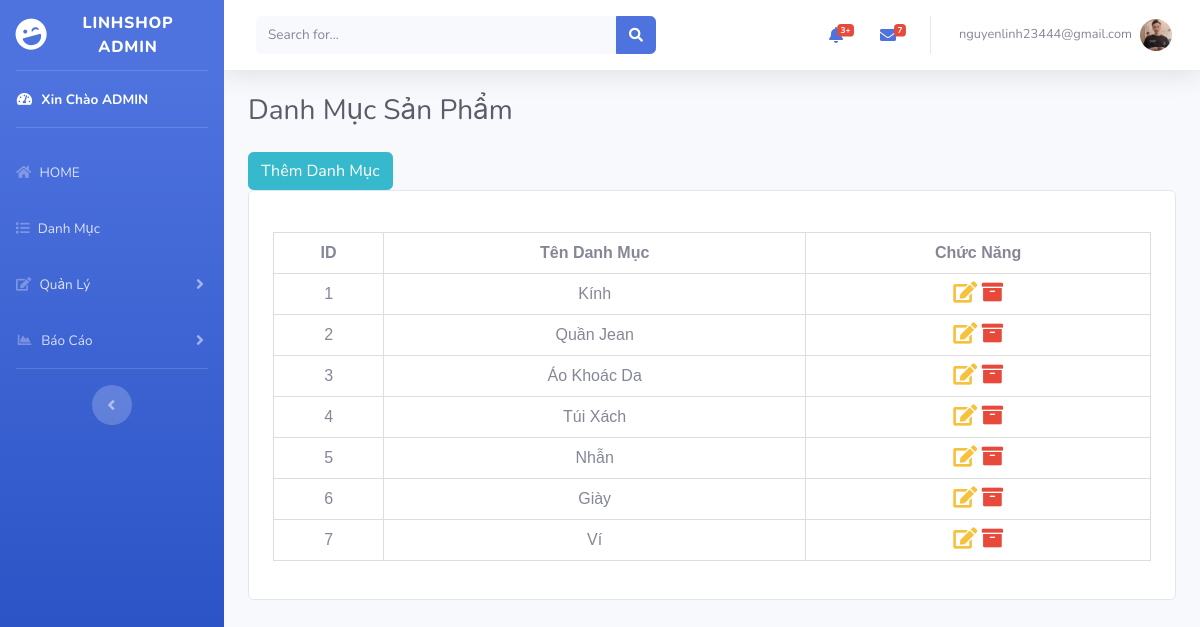
Page /index.php?controllers=catagory&action=catagoryproduct (signed in) on the committed database.
### tables this page shows
CREATE TABLE `catalog` (
  `id` int(11) NOT NULL,
  `name` varchar(128) NOT NULL
);

### Controllers/admin/Catagorycontrollers.php (called while the page is built, shortened)
<?php
include './Model/admin/Catagorymodel.php';
class Catagorycontrollers
{
   function catagoryindex()
   {
      $obj = new Catagorymodel();
      $object = $obj->getAll();
      include './Views/Catagory/catagory.php';
   }
}

### Model/admin/Catagorymodel.php (called while the page is built, shortened)
<?php
include './db.php';
class Catagorymodel
{
   private $table = 'catalog';
   function getAll()
   {
      global $connect;
      $sql = "SELECT * FROM $this->table";
      $stmt = $connect->query($sql);
      $stmt->setFetchMode(PDO::FETCH_OBJ);
      $rows = $stmt->fetchAll();
      return $rows;
   }
}

### Views/Catagory/catagory.php (the view, shortened to what this page needs)
<?php
isset($_SESSION['admin']) ? $admin = $_SESSION['admin'] : [];
?>
<!DOCTYPE html>
<html lang="en">
<head>
   <link href="public/vendor/fontawesome-free/css/all.min.css" rel="stylesheet" type="text/css">
   <link href="public/css/sb-admin-2.min.css" rel="stylesheet">
</head>
<body id="page-top">
   <div id="wrapper">
      <ul class="navbar-nav bg-gradient-primary sidebar sidebar-dark accordion" id="accordionSidebar">
         <a class="sidebar-brand d-flex align-items-center justify-content-center" href="index.php?controllers=home&action=indexhome">
            <div class="sidebar-brand-icon rotate-n-15">
               <i class="fas fa-laugh-wink"></i>
            </div>
            <div class="sidebar-brand-text mx-3">LINHSHOP Admin <sup></sup></div>
         </a>
         <hr class="sidebar-divider my-0">
         <li class="nav-item active">
            <a class="nav-link" href="#">
               <i class="fas fa-fw fa-tachometer-alt"></i>
               <span>Xin Chào ADMIN</span></a>
         </li>
         <hr class="sidebar-divider">
         <li class="nav-item">
            <a class="nav-link collapsed" href="index.php?controllers=home&action=indexhome" data-toggle="" data-target="#collapsePages" aria-expanded="true" aria-controls="collapsePages">
               <i class="fas fa-home"></i>
               <span>HOME</span>
            </a>
         </li>
         <li class="nav-item">
				<a class="nav-link collapsed" href="index.php?controllers=catagory&action=catagoryproduct" data-toggle="" data-target="#collapsePages" aria-expanded="true" aria-controls="collapsePages">
					<i class="fas fa-list"></i>
					<span>Danh Mục</span>
				</a>
			</li>
         <li class="nav-item">
            <a class="nav-link collapsed" href="#" data-toggle="collapse" data-target="#collapseTwo" aria-expanded="true" aria-controls="collapseTwo">
               <i class="fas fa-edit"></i>
               <span>Quản Lý</span>
            </a>
         </li>
         <li class="nav-item">
            <a class="nav-link collapsed" href="#" data-toggle="collapse" data-target="#collapseUtilities" aria-expanded="true" aria-controls="collapseUtilities">
               <i class="fas fa-fw fa-chart-area"></i>
               <span>Báo Cáo</span>
            </a>
         </li>
         <hr class="sidebar-divider">
         <div class="text-center d-none d-md-inline">
            <button class="rounded-circle border-0" id="sidebarToggle"></button>
         </div>
      </ul>
      <div id="content-wrapper" class="d-flex flex-column">
         <div id="content">
            <nav class="navbar navbar-expand navbar-light bg-white topbar mb-4 static-top shadow">
               <form class="d-none d-sm-inline-block form-inline mr-auto ml-md-3 my-2 my-md-0 mw-100 navbar-search" action="index.php?controllers=catagory&action=searchcatagory" method="post">
                  <div class="input-group">
                     <input type="text" class="form-control bg-light border-0 small" name="search" placeholder="Search for..." aria-label="Search" aria-describedby="basic-addon2">
                     <div class="input-group-append">
                        <button class="btn btn-primary" type="submit">
                           <i class="fas fa-search fa-sm"></i>
                        </button>
                     </div>
                  </div>
               </form>
               <li class="nav-item dropdown no-arrow mx-1">
                  <a class="nav-link dropdown-toggle" href="#" id="alertsDropdown" role="button" data-toggle="dropdown" aria-haspopup="true" aria-expanded="false">
                     <i class="fas fa-bell fa-fw"></i>
                     <span class="badge badge-danger badge-counter">3+</span>
                  </a>
               </li>
               <li class="nav-item dropdown no-arrow mx-1">
                  <a class="nav-link dropdown-toggle" href="#" id="messagesDropdown" role="button" data-toggle="dropdown" aria-haspopup="true" aria-expanded="false">
                     <i class="fas fa-envelope fa-fw"></i>
                     <span class="badge badge-danger badge-counter">7</span>
                  </a>
               </li>
               <li class="nav-item dropdown no-arrow">
               <a class="nav-link dropdown-toggle" href="#" id="userDropdown" role="button" data-toggle="dropdown" aria-haspopup="true" aria-expanded="false">
							<?php if (isset($_SESSION['admin'])){ ?>
							<span class="mr-2 d-none d-lg-inline text-gray-600 small"><?= $admin->email ?></span>
							<img class="img-profile rounded-circle" src="public/img/269720876_983176715604935_2757886406170865130_n.jpg">
							<?php }else { ?>
								<span class="mr-2 d-none d-lg-inline text-gray-600 small">Tài Khoản</span>
								<img class="img-profile rounded-circle" src="">
								<?php }?>
							</a>
               </li>
            </nav>
            <div class="container-fluid">
               <div class="d-sm-flex align-items-center justify-content-between mb-4">
                  <h1 class="h3 mb-0 text-gray-800">Danh Mục Sản Phẩm</h1>
               </div>
               <a class="btn btn-info" href="index.php?controllers=catagory&action=addcatagory">Thêm Danh Mục</a>
               <div class="card">
                  <div class="container">
                     <table>
                        <tr>
                           <th>ID</th>
                           <th>Tên Danh Mục</th>
                           <th>Chức Năng</th>
                        </tr>
                        <?php foreach ($object as $key => $obj) : ?>
                           <tr>
                              <td><?php echo $key+1 ?></td>
                              <td><?php echo $obj->name ?></td>
                              <td>
                                 <a class="" href="index.php?controllers=catagory&action=editcatagory&id=<?php echo $obj->id ?>"><i class='fas fa-edit fa-lg text-warning'></i></a>
                                 <span data-toggle="modal" data-target="#delete<?php echo $obj->id ?>"><i class='fas fa-archive fa-lg text-danger'></i></span>
                              </td>
                           </tr>
                        <?php endforeach; ?>
                     </table>
                  </div>
               </div>
            </div>
</body>
</html>

### Views/Catagory/catagory.php (style rules this page uses)
table { font-family: arial, sans-serif; border-collapse: collapse; width: 100%; }
.card { overflow-x: visible; }
li.nav-item.dropdown.no-arrow.mx-1 { list-style: none; }
li.nav-item.dropdown.no-arrow { list-style: none; }
table { margin: 41px 0px 38px 0px; }
td, th { border: 1px solid #dddddd; text-align: center; padding: 8px; }

### rows in the picture
catalog: name "Kính"
catalog: name "Quần Jean"
catalog: name "Áo Khoác Da"
catalog: name "Túi Xách"
catalog: name "Nhẫn"
catalog: name "Giày"
catalog: name "Ví"

### other values in the picture
$admin->email "nguyenlinh23444@gmail.com"
